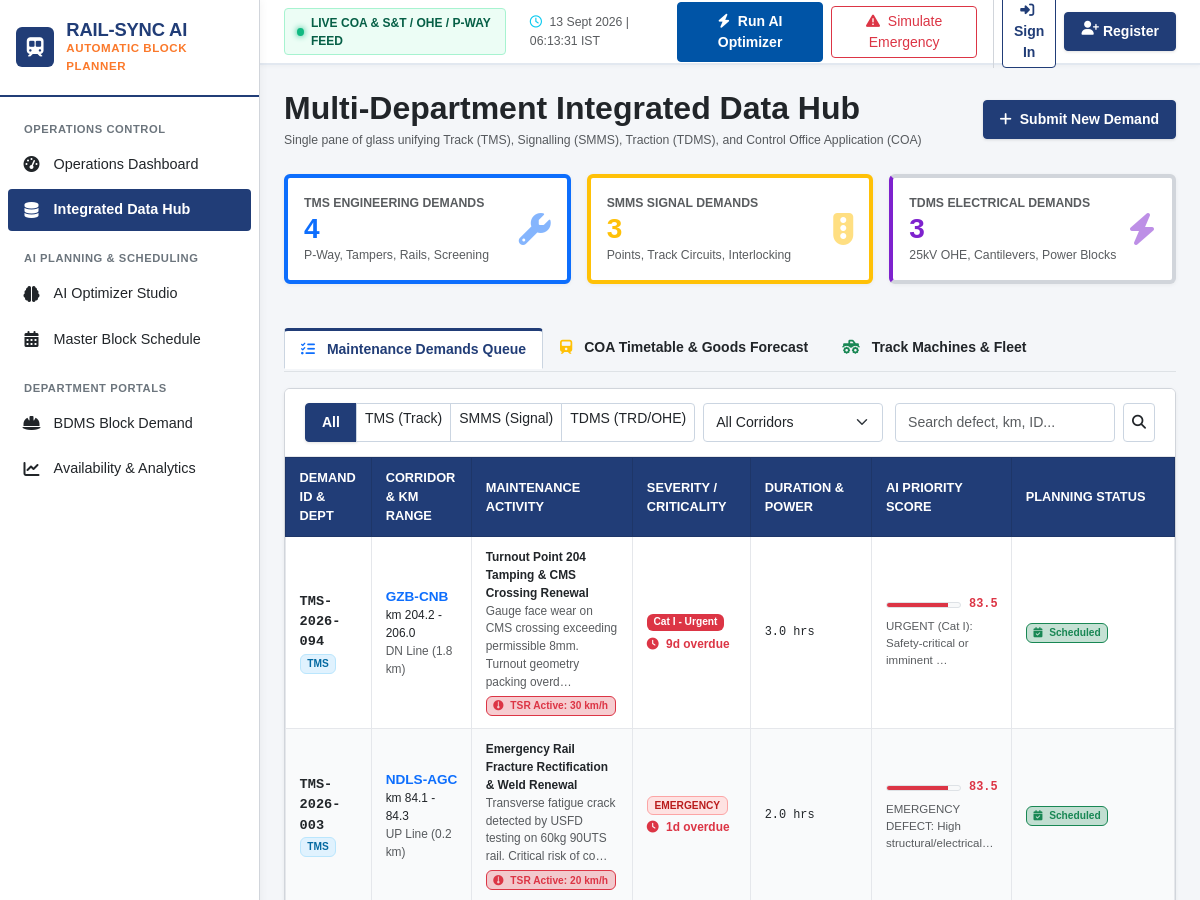
Before: /data-hub/ (upper part) with the older database file.
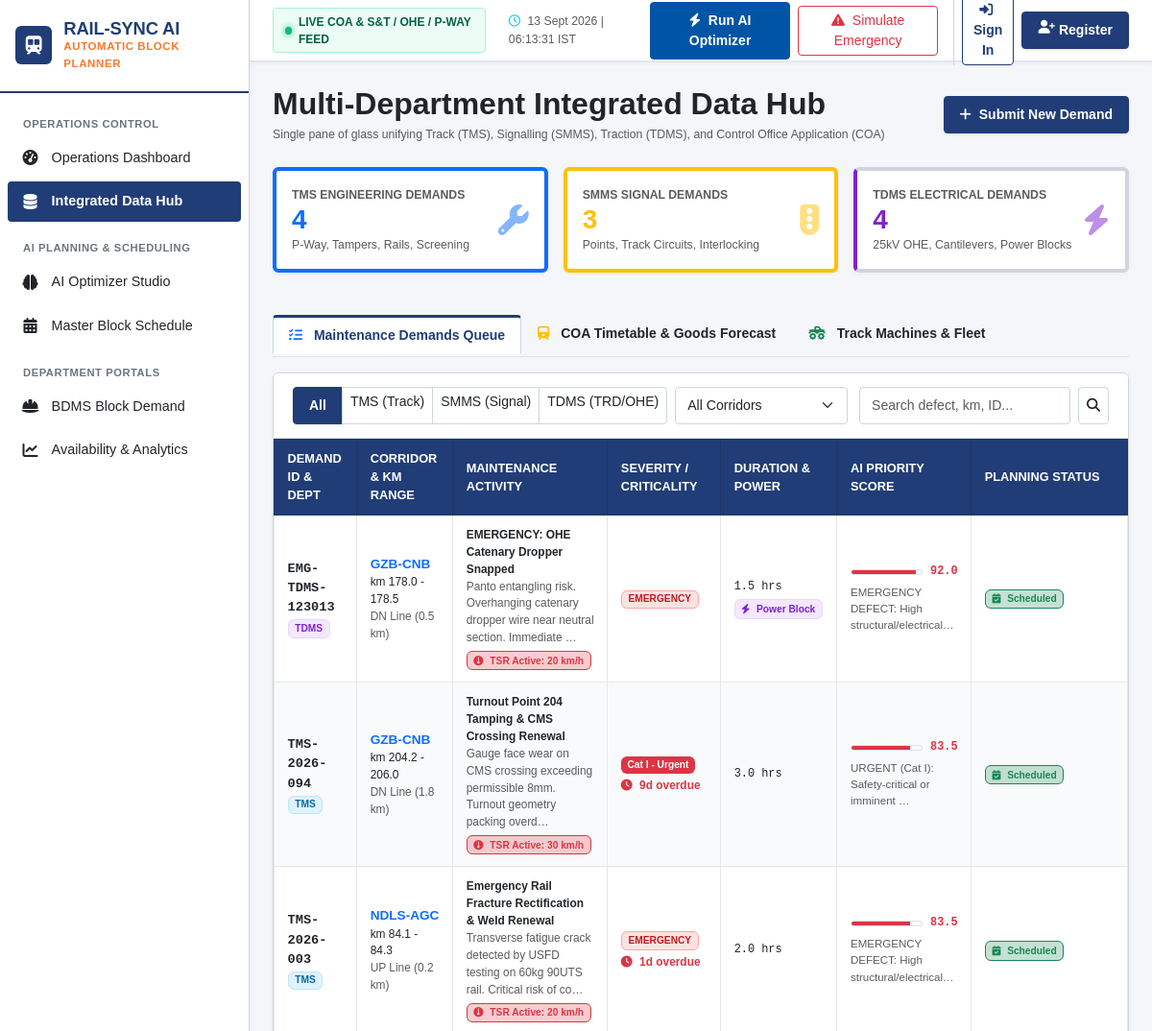
After: the same page with the newer database file.
### maintenance/models.py (models this page shows, shortened)
class MaintenanceDemand(models.Model):
    SYSTEM_CHOICES = [
        ('TMS', 'TMS (Track Management System - Engineering)'),
        ('SMMS', 'SMMS (Signal Maintenance & Management - S&T)'),
        ('TDMS', 'TDMS (Traction Distribution - Electrical/TRD)'),
    ]
    CRITICALITY_LEVELS = [
        ('EMERGENCY', 'Category 1: Emergency Defect / Immediate Risk'),
        ('URGENT_I', 'Category 2: Urgent / Overdue / Safety Impact'),
        ('NORMAL_II', 'Category 3: Cyclic Maintenance Due'),
        ('ROUTINE_III', 'Category 4: Routine Preventive / Inspection'),
    ]
    STATUS_CHOICES = [
        ('PENDING', 'Pending AI Scheduling'),
        ('AI_RECOMMENDED', 'AI Bundling Recommended'),
        ('SCHEDULED', 'Scheduled in Block Plan'),
        ('COMPLETED', 'Executed & Closed'),
        ('DEFERRED', 'Deferred to Next Horizon'),
    ]
    TRACK_LINE_CHOICES = [
        ('UP', 'UP Line'),
        ('DN', 'DOWN Line'),
        ('BOTH', 'Both Lines / Crossover'),
        ('YARD', 'Yard / Loop Lines'),
    ]
    demand_id = models.CharField(max_length=40, unique=True)
    source_system = models.CharField(max_length=10, choices=SYSTEM_CHOICES)
    corridor = models.ForeignKey(Corridor, on_delete=models.CASCADE, related_name='maintenance_demands')
    track_line = models.CharField(max_length=10, choices=TRACK_LINE_CHOICES, default='UP')
    km_start = models.FloatField()
    km_end = models.FloatField()
    activity_name = models.CharField(max_length=150)
    activity_code = models.CharField(max_length=50, blank=True)
    defect_description = models.TextField()
    criticality = models.CharField(max_length=20, choices=CRITICALITY_LEVELS, default='NORMAL_II')
    duration_hours = models.FloatField(default=3.0, help_text="Required block duration in hours")
    requires_power_block = models.BooleanField(default=False, help_text="Needs OHE 25kV traction power shutdown")
    requires_traffic_block = models.BooleanField(default=True, help_text="Needs rail line closure")
    speed_restriction_imposed = models.BooleanField(default=False, help_text="Temporary Speed Restriction (TSR) already active")
    speed_restriction_kmh = models.IntegerField(null=True, blank=True, help_text="Current TSR limit, e.g. 30 km/h")
    due_date = models.DateField()
    overdue_days = models.IntegerField(default=0)
    assigned_machine = models.ForeignKey(MachineAsset, on_delete=models.SET_NULL, null=True, blank=True, related_name='demands')
    manpower_required = models.IntegerField(default=15, help_text="Number of staff / gang strength")
    ai_priority_score = models.FloatField(default=50.0, help_text="Score 0 - 100 calculated by AI")
    ai_urgency_notes = models.TextField(blank=True, help_text="Explanation of AI risk score")
    status = models.CharField(max_length=20, choices=STATUS_CHOICES, default='PENDING')
    created_at = models.DateTimeField(auto_now_add=True)
    updated_at = models.DateTimeField(auto_now=True)
    class Meta:
        ordering = ['-ai_priority_score', '-criticality']
    @property
    def section_length_km(self):
        return round(abs(self.km_end - self.km_start), 2)

### core_rail/models.py (models this page shows, shortened)
class Corridor(models.Model):
    LINE_CHOICES = [
        ('SINGLE', 'Single Line'),
        ('DOUBLE', 'Double Line (UP/DN)'),
        ('TRIPLE', '3rd Line Added'),
        ('QUAD', 'Quadruple (4 Lines)'),
    ]
    division = models.ForeignKey(Division, on_delete=models.CASCADE, related_name='corridors')
    name = models.CharField(max_length=150)
    code = models.CharField(max_length=20, unique=True)
    start_station = models.CharField(max_length=100)
    end_station = models.CharField(max_length=100)
    start_km = models.FloatField(default=0.0)
    end_km = models.FloatField(default=100.0)
    line_type = models.CharField(max_length=15, choices=LINE_CHOICES, default='DOUBLE')
    is_electrified = models.BooleanField(default=True)
    max_permissible_speed = models.IntegerField(default=130, help_text="km/h")
    gmt = models.FloatField(default=35.0, help_text="Gross Million Tonnes per Annum")
    daily_trains = models.IntegerField(default=120, help_text="Average daily trains (COA)")
    corridor_window_start = models.TimeField(default='01:00:00', help_text="Typical COA low-traffic slot start")
    corridor_window_end = models.TimeField(default='04:30:00', help_text="Typical COA low-traffic slot end")

### scheduler/views.py (the view)
# urls.py: path('data-hub/', views.data_hub_view, name='data_hub'),
def data_hub_view(request):
    tab = request.GET.get('tab', 'demands')
    dept_filter = request.GET.get('dept', 'ALL')
    corridor_filter = request.GET.get('corridor', 'ALL')
    search_query = request.GET.get('q', '').strip()
    demands_qs = MaintenanceDemand.objects.all().select_related('corridor', 'assigned_machine')
    if dept_filter != 'ALL':
        demands_qs = demands_qs.filter(source_system=dept_filter)
    if corridor_filter != 'ALL':
        demands_qs = demands_qs.filter(corridor__code=corridor_filter)
    if search_query:
        demands_qs = demands_qs.filter(
            Q(demand_id__icontains=search_query) |
            Q(activity_name__icontains=search_query) |
            Q(defect_description__icontains=search_query)
        )
    corridors = Corridor.objects.all()
    machines = MachineAsset.objects.all()
    train_schedules = TrainSchedule.objects.all().select_related('corridor')
    goods_forecasts = GoodsForecast.objects.all().select_related('corridor')
    context = {
        'tab': tab,
        'dept_filter': dept_filter,
        'corridor_filter': corridor_filter,
        'search_query': search_query,
        'demands': demands_qs,
        'corridors': corridors,
        'machines': machines,
        'train_schedules': train_schedules,
        'goods_forecasts': goods_forecasts,
        'total_tms': MaintenanceDemand.objects.filter(source_system='TMS').count(),
        'total_smms': MaintenanceDemand.objects.filter(source_system='SMMS').count(),
        'total_tdms': MaintenanceDemand.objects.filter(source_system='TDMS').count(),
    }
    return render(request, 'data_hub.html', context)

### templates/data_hub.html (shortened to what the changed rows need)
{% extends 'base.html' %}
{% block content %}
<div class="container-fluid p-0">
    <div class="d-flex flex-wrap align-items-center justify-content-between gap-3 mb-4">
        <div>
            <h2 class="fw-bold mb-1 text-dark">Multi-Department Integrated Data Hub</h2>
        </div>
    </div>
    <div class="row g-3 mb-4">
        <div class="col-md-4">
            <div class="card-rail p-3 d-flex align-items-center justify-content-between border-start border-4 border-purple" style="border-left-color: #7e22ce !important;">
                <div>
                    <div class="small text-muted text-uppercase fw-bold">TDMS Electrical Demands</div>
                    <div class="h3 fw-bold mb-0" style="color: #7e22ce;">{{ total_tdms }}</div>
                    <div class="text-muted small">25kV OHE, Cantilevers, Power Blocks</div>
                </div>
            </div>
        </div>
    </div>
    <div class="tab-content" id="dataHubTabContent">
        <div class="tab-pane fade show active" id="demands-pane">
            <div class="card-rail">
                <div class="card-rail-body p-0">
                    <div class="table-responsive">
                        <table class="table-rail mb-0">
                            <thead>
                                <tr>
                                    <th>Demand ID & Dept</th>
                                    <th>Corridor & KM Range</th>
                                    <th>Maintenance Activity</th>
                                    <th>Severity / Criticality</th>
                                    <th>Duration & Power</th>
                                    <th>AI Priority Score</th>
                                    <th>Planning Status</th>
                                </tr>
                            </thead>
                            <tbody>
                                {% for d in demands %}
                                <tr>
                                    <td>
                                        <div class="fw-bold text-dark font-monospace">{{ d.demand_id }}</div>
                                        <span class="badge {% if d.source_system == 'TMS' %}badge-tms{% elif d.source_system == 'SMMS' %}badge-smms{% else %}badge-tdms{% endif %}">
                                            {{ d.source_system }}
                                        </span>
                                    </td>
                                    <td>
                                        <span class="text-primary fw-bold">{{ d.corridor.code }}</span>
                                        <div class="small text-dark">km {{ d.km_start|floatformat:1 }} - {{ d.km_end|floatformat:1 }}</div>
                                        <div class="small text-muted">{{ d.track_line }} Line ({{ d.section_length_km }} km)</div>
                                    </td>
                                    <td style="max-width: 280px;">
                                        <div class="fw-bold text-dark small">{{ d.activity_name }}</div>
                                        <p class="text-muted small mb-0">{{ d.defect_description|truncatechars:90 }}</p>
                                        {% if d.speed_restriction_imposed %}
                                            <span class="badge bg-danger bg-opacity-25 text-danger border border-danger small mt-1">
                                                <i class="fa-solid fa-gauge-simple me-1"></i> TSR Active: {{ d.speed_restriction_kmh }} km/h
                                            </span>
                                        {% endif %}
                                    </td>
                                    <td>
                                        {% if d.criticality == 'EMERGENCY' %}
                                            <span class="badge badge-emergency">EMERGENCY</span>
                                        {% elif d.criticality == 'URGENT_I' %}
                                            <span class="badge bg-danger text-white">Cat I - Urgent</span>
                                        {% elif d.criticality == 'NORMAL_II' %}
                                            <span class="badge bg-warning text-dark">Cat II - Cyclic</span>
                                        {% else %}
                                            <span class="badge bg-secondary">Cat III - Routine</span>
                                        {% endif %}
                                        {% if d.overdue_days > 0 %}
                                            <div class="small text-danger fw-bold mt-1">
                                                <i class="fa-solid fa-clock me-1"></i> {{ d.overdue_days }}d overdue
                                            </div>
                                        {% endif %}
                                    </td>
                                    <td>
                                        <div class="text-dark small font-monospace">{{ d.duration_hours }} hrs</div>
                                        {% if d.requires_power_block %}
                                            <span class="badge badge-tdms small mt-1">
                                                <i class="fa-solid fa-bolt me-1"></i> Power Block
                                            </span>
                                        {% endif %}
                                    </td>
                                    <td>
                                        <div class="d-flex align-items-center gap-2">
                                            <div class="progress bg-light border flex-grow-1" style="height: 6px; width: 60px;">
                                                <div class="progress-bar {% if d.ai_priority_score >= 80 %}bg-danger{% elif d.ai_priority_score >= 60 %}bg-warning{% else %}bg-info{% endif %}" style="width: {{ d.ai_priority_score }}%;"></div>
                                            </div>
                                            <span class="fw-bold font-monospace small {% if d.ai_priority_score >= 80 %}text-danger{% elif d.ai_priority_score >= 60 %}text-warning{% else %}text-primary{% endif %}">
                                                {{ d.ai_priority_score|floatformat:1 }}
                                            </span>
                                        </div>
                                        <div class="small text-muted mt-1" style="font-size: 0.72rem;">
                                            {{ d.ai_urgency_notes|truncatechars:45 }}
                                        </div>
                                    </td>
                                    <td>
                                        {% if d.status == 'BUNDLED' %}
                                            <span class="badge badge-synergy">
                                                <i class="fa-solid fa-bolt me-1"></i> Coordinated Bundled
                                            </span>
                                        {% elif d.status == 'SCHEDULED' %}
                                            <span class="badge bg-success bg-opacity-25 text-success border border-success">
                                                <i class="fa-solid fa-calendar-check me-1"></i> Scheduled
                                            </span>
                                        {% else %}
                                            <span class="badge bg-warning bg-opacity-25 text-warning border border-warning">
                                                <i class="fa-solid fa-hourglass-half me-1"></i> Pending AI Slot
                                            </span>
                                        {% endif %}
                                    </td>
                                </tr>
                                {% empty %}
                                <tr>
                                    <td colspan="7" class="text-center py-4 text-muted">No maintenance demands matching filters.</td>
                                </tr>
                                {% endfor %}
                            </tbody>
                        </table>
                    </div>
                </div>
            </div>
        </div>
    </div>
</div>
{% endblock %}

Changed rows visible on the page:
added MaintenanceDemand: demand_id "EMG-TDMS-123013", source_system "TDMS", corridor.code "GZB-CNB", km_start "178.0", km_end "178.5", track_line "DN", section_length_km "0.5", activity_name "EMERGENCY: OHE Catenary Dropper Snapped", defect_description "Panto entangling risk. Overhanging catenary dropper wire near neutral section. Immediate …", speed_restriction_kmh "20", criticality "EMERGENCY", duration_hours "1.5", requires_power_block True (drawn), ai_priority_score "92.0", ai_urgency_notes "EMERGENCY DEFECT: High structural/electrical…", status "SCHEDULED" (drawn)
Other visible differences:
{{ total_tdms }}: "3" → "4"
